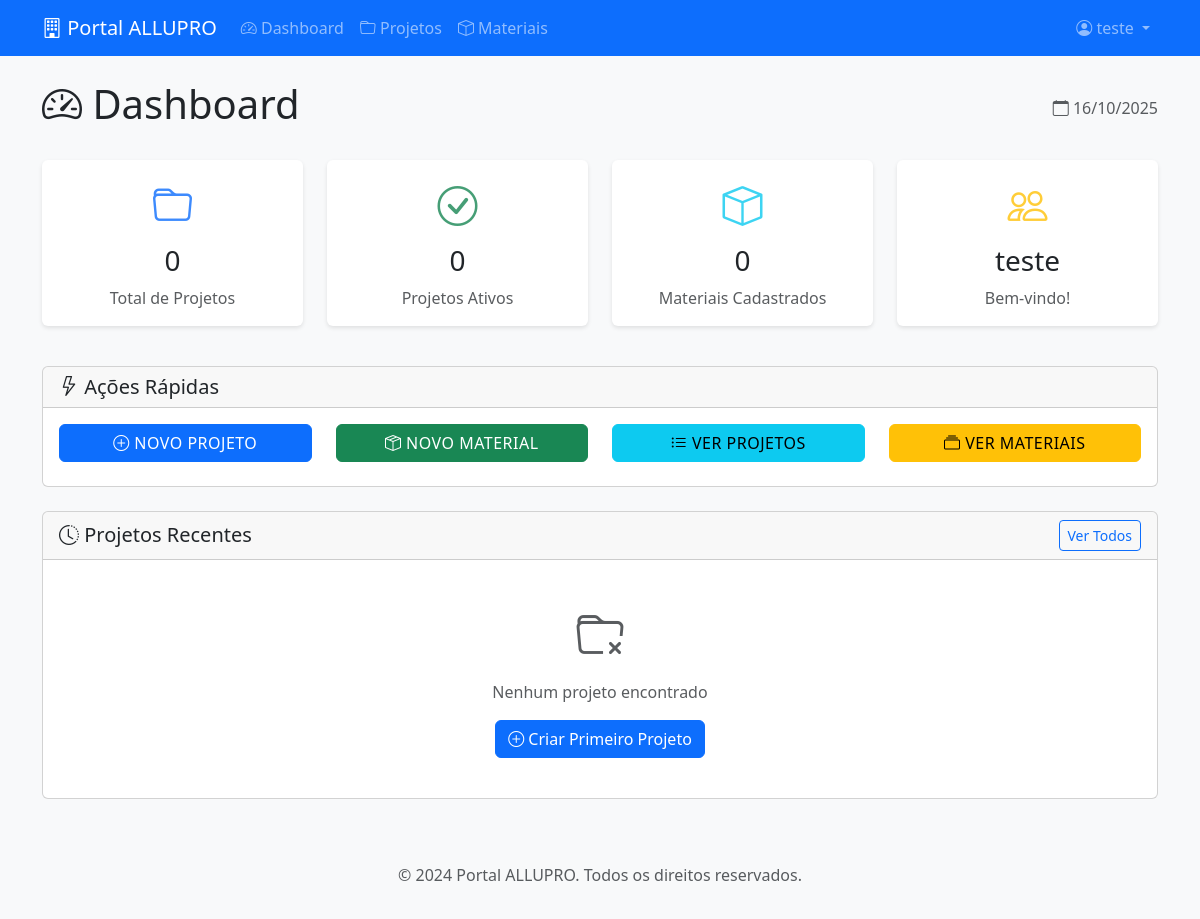
/dashboard (signed in), run on an earlier commit of the app's database.
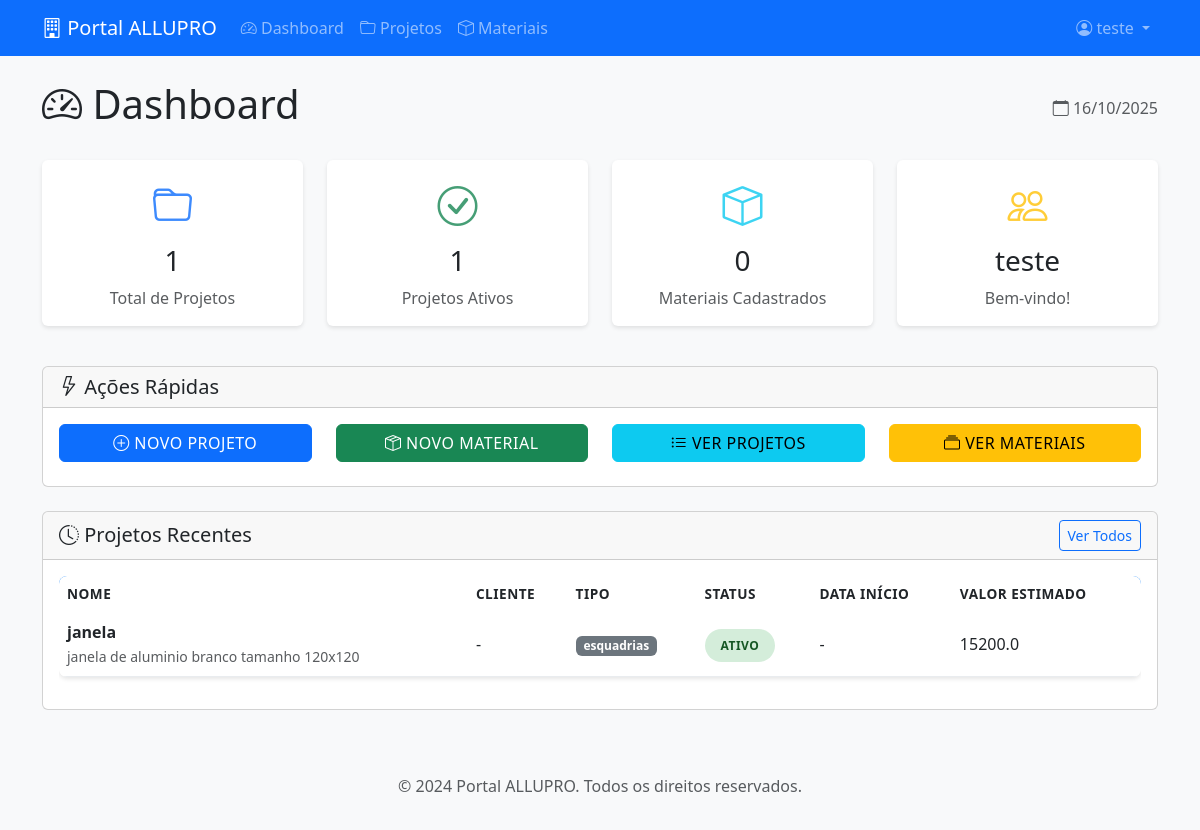
And on a later commit of the database.
### tables this page shows
CREATE TABLE projetos (
            id INTEGER PRIMARY KEY AUTOINCREMENT,
            nome TEXT NOT NULL,
            descricao TEXT,
            cliente_id INTEGER,
            tipo_projeto TEXT NOT NULL,
            status TEXT DEFAULT 'ativo',
            data_inicio DATE,
            data_prevista DATE,
            valor_estimado REAL,
            observacoes TEXT,
            data_criacao TIMESTAMP DEFAULT CURRENT_TIMESTAMP,
            FOREIGN KEY (cliente_id) REFERENCES usuarios (id)
        );

### app.py (the view)
@app.route('/dashboard')
@login_required
def dashboard():
    conn = get_db_connection()
    total_projetos = conn.execute('SELECT COUNT(*) as total FROM projetos').fetchone()['total']
    projetos_ativos = conn.execute("SELECT COUNT(*) as total FROM projetos WHERE status = 'ativo'").fetchone()['total']
    total_materiais = conn.execute('SELECT COUNT(*) as total FROM materiais').fetchone()['total']
    projetos_recentes = conn.execute('''
        SELECT p.*, u.nome as cliente_nome
        FROM projetos p
        LEFT JOIN usuarios u ON p.cliente_id = u.id
        ORDER BY p.data_criacao DESC
        LIMIT 5
    ''').fetchall()
    conn.close()
    return render_template('dashboard.html',
                         total_projetos=total_projetos,
                         projetos_ativos=projetos_ativos,
                         total_materiais=total_materiais,
                         projetos_recentes=projetos_recentes)

### app.py (called while the page is built)
def login_required(f):
    @wraps(f)
    def decorated_function(*args, **kwargs):
        if 'user_id' not in session:
            return redirect(url_for('login'))
        return f(*args, **kwargs)
    return decorated_function

def get_db_connection():
    conn = sqlite3.connect(DATABASE)
    conn.row_factory = sqlite3.Row
    return conn

### templates/dashboard.html (shortened to what this page needs)
{% extends "base.html" %}
{% block content %}
<div class="fade-in">
    <div class="d-flex justify-content-between align-items-center mb-4">
        <h1><i class="bi bi-speedometer2"></i> Dashboard</h1>
        <div class="text-muted">
            <i class="bi bi-calendar"></i> <span id="current-date"></span>
        </div>
    </div>
    <div class="row mb-4">
        <div class="col-md-3 mb-3">
            <div class="card dashboard-card text-center">
                <div class="card-body">
                    <div class="stats-icon text-primary">
                        <i class="bi bi-folder"></i>
                    </div>
                    <h3 class="mt-2">{{ total_projetos }}</h3>
                    <p class="text-muted mb-0">Total de Projetos</p>
                </div>
            </div>
        </div>
        <div class="col-md-3 mb-3">
            <div class="card dashboard-card text-center">
                <div class="card-body">
                    <div class="stats-icon text-success">
                        <i class="bi bi-check-circle"></i>
                    </div>
                    <h3 class="mt-2">{{ projetos_ativos }}</h3>
                    <p class="text-muted mb-0">Projetos Ativos</p>
                </div>
            </div>
        </div>
        <div class="col-md-3 mb-3">
            <div class="card dashboard-card text-center">
                <div class="card-body">
                    <div class="stats-icon text-info">
                        <i class="bi bi-box"></i>
                    </div>
                    <h3 class="mt-2">{{ total_materiais }}</h3>
                    <p class="text-muted mb-0">Materiais Cadastrados</p>
                </div>
            </div>
        </div>
        <div class="col-md-3 mb-3">
            <div class="card dashboard-card text-center">
                <div class="card-body">
                    <div class="stats-icon text-warning">
                        <i class="bi bi-people"></i>
                    </div>
                    <h3 class="mt-2">{{ session.user_name.split()[0] }}</h3>
                    <p class="text-muted mb-0">Bem-vindo!</p>
                </div>
            </div>
        </div>
    </div>
    <div class="row mb-4">
        <div class="col-12">
            <div class="card">
                <div class="card-header">
                    <h5 class="mb-0"><i class="bi bi-lightning"></i> Ações Rápidas</h5>
                </div>
                <div class="card-body">
                    <div class="row">
                        <div class="col-md-3 mb-2">
                            <a href="{{ url_for('projetos_page') }}" class="btn btn-primary btn-modern w-100">
                                <i class="bi bi-plus-circle"></i> Novo Projeto
                            </a>
                        </div>
                        <div class="col-md-3 mb-2">
                            <a href="{{ url_for('materiais_page') }}" class="btn btn-success btn-modern w-100">
                                <i class="bi bi-box-seam"></i> Novo Material
                            </a>
                        </div>
                        <div class="col-md-3 mb-2">
                            <a href="{{ url_for('projetos_page') }}" class="btn btn-info btn-modern w-100">
                                <i class="bi bi-list-ul"></i> Ver Projetos
                            </a>
                        </div>
                        <div class="col-md-3 mb-2">
                            <a href="{{ url_for('materiais_page') }}" class="btn btn-warning btn-modern w-100">
                                <i class="bi bi-collection"></i> Ver Materiais
                            </a>
                        </div>
                    </div>
                </div>
            </div>
        </div>
    </div>
    <div class="row">
        <div class="col-12">
            <div class="card">
                <div class="card-header d-flex justify-content-between align-items-center">
                    <h5 class="mb-0"><i class="bi bi-clock-history"></i> Projetos Recentes</h5>
                    <a href="{{ url_for('projetos_page') }}" class="btn btn-sm btn-outline-primary">
                        Ver Todos
                    </a>
                </div>
                <div class="card-body">
                    {% if projetos_recentes %}
                        <div class="table-responsive">
                            <table class="table table-modern table-hover">
                                <thead>
                                    <tr>
                                        <th>Nome</th>
                                        <th>Cliente</th>
                                        <th>Tipo</th>
                                        <th>Status</th>
                                        <th>Data Início</th>
                                        <th>Valor Estimado</th>
                                    </tr>
                                </thead>
                                <tbody>
                                    {% for projeto in projetos_recentes %}
                                    <tr>
                                        <td>
                                            <strong>{{ projeto.nome }}</strong>
                                            {% if projeto.descricao %}
                                                <br><small class="text-muted">{{ projeto.descricao[:50] }}{% if projeto.descricao|length > 50 %}...{% endif %}</small>
                                            {% endif %}
                                        </td>
                                        <td>{{ projeto.cliente_nome or '-' }}</td>
                                        <td>
                                            <span class="badge bg-secondary">{{ projeto.tipo_projeto }}</span>
                                        </td>
                                        <td>
                                            <span class="status-badge status-{{ projeto.status }}">
                                                {{ projeto.status }}
                                            </span>
                                        </td>
                                        <td>{{ projeto.data_inicio or '-' }}</td>
                                        <td>{{ projeto.valor_estimado or '-' }}</td>
                                    </tr>
                                    {% endfor %}
                                </tbody>
                            </table>
                        </div>
                    {% else %}
                        <div class="text-center text-muted py-4">
                            <i class="bi bi-folder-x" style="font-size: 3rem;"></i>
                            <p class="mt-2">Nenhum projeto encontrado</p>
                            <a href="{{ url_for('projetos_page') }}" class="btn btn-primary">
                                <i class="bi bi-plus-circle"></i> Criar Primeiro Projeto
                            </a>
                        </div>
                    {% endif %}
                </div>
            </div>
        </div>
    </div>
</div>
{% endblock %}

### templates/base.html (shortened to what this page needs)
<!DOCTYPE html>
<html lang="pt-BR">
<head>
    <link href="https://cdn.jsdelivr.net/npm/bootstrap@5.3.0/dist/css/bootstrap.min.css" rel="stylesheet">
    <link href="https://cdn.jsdelivr.net/npm/bootstrap-icons@1.10.0/font/bootstrap-icons.css" rel="stylesheet">
    <link href="{{ url_for('static', filename='css/style.css') }}" rel="stylesheet">
</head>
<body>
    {% if session.user_id %}
    <nav class="navbar navbar-expand-lg navbar-dark bg-primary">
        <div class="container">
            <a class="navbar-brand" href="{{ url_for('dashboard') }}">
                <i class="bi bi-building"></i> Portal ALLUPRO
            </a>
            <div class="collapse navbar-collapse" id="navbarNav">
                <ul class="navbar-nav me-auto">
                    <li class="nav-item">
                        <a class="nav-link" href="{{ url_for('dashboard') }}">
                            <i class="bi bi-speedometer2"></i> Dashboard
                        </a>
                    </li>
                    <li class="nav-item">
                        <a class="nav-link" href="{{ url_for('projetos_page') }}">
                            <i class="bi bi-folder"></i> Projetos
                        </a>
                    </li>
                    <li class="nav-item">
                        <a class="nav-link" href="{{ url_for('materiais_page') }}">
                            <i class="bi bi-box"></i> Materiais
                        </a>
                    </li>
                </ul>
                <ul class="navbar-nav">
                    <li class="nav-item dropdown">
                        <a class="nav-link dropdown-toggle" href="#" id="navbarDropdown" role="button" data-bs-toggle="dropdown">
                            <i class="bi bi-person-circle"></i> {{ session.user_name }}
                        </a>
                    </li>
                </ul>
            </div>
        </div>
    </nav>
    {% endif %}
    <main class="{% if session.user_id %}container mt-4{% endif %}">
        {% block content %}{% endblock %}
    </main>
    {% if session.user_id %}
    <footer class="bg-light text-center text-muted py-3 mt-5">
        <div class="container">
            <p>&copy; 2024 Portal ALLUPRO. Todos os direitos reservados.</p>
        </div>
    </footer>
    {% endif %}
</body>
</html>

### static/css/style.css (style rules this page uses)
:root { --primary-color: #007bff; --secondary-color: #6c757d; --success-color: #28a745; --danger-color: #dc3545; --warning-color: #ffc107; --info-color: #17a2b8; --light-color: #f8f9fa; --dark-color: #343a40; }
body { font-family: 'Segoe UI', Tahoma, Geneva, Verdana, sans-serif; background-color: #f8f9fa; }
.dashboard-card { transition: transform 0.2s ease-in-out; border: none; box-shadow: 0 2px 4px rgba(0,0,0,0.1); }
.stats-icon { font-size: 2.5rem; opacity: 0.8; }
.table-modern { background: white; border-radius: 8px; box-shadow: 0 2px 4px rgba(0,0,0,0.1); overflow: hidden; }
.table-modern thead { background-color: var(--primary-color); color: white; }
.table-modern th { border: none; font-weight: 600; text-transform: uppercase; font-size: 0.85rem; letter-spacing: 0.5px; }
.table-modern td { border-color: #e9ecef; vertical-align: middle; }
.btn-modern { border-radius: 6px; font-weight: 500; text-transform: uppercase; letter-spacing: 0.5px; transition: all 0.2s ease-in-out; }
.status-badge { font-size: 0.75rem; padding: 0.5rem 1rem; border-radius: 20px; font-weight: 600; text-transform: uppercase; letter-spacing: 0.5px; }
.status-ativo { background-color: #d4edda; color: #155724; }
.fade-in { animation: fadeIn 0.5s ease-in; }

What changed in the data, as far as the page shows it:
added projetos: nome "janela", descricao "janela de aluminio branco tamanho 120x120", cliente_nome "-", tipo_projeto "esquadrias", status "ATIVO", data_inicio "-", valor_estimado "15200.0"
Also different on the page:
{{ total_projetos }}: "0" → "1"
{{ projetos_ativos }}: "0" → "1"
text no longer shown: "Nenhum projeto encontrado Criar Primeiro Projeto"
text now shown: "NOME CLIENTE TIPO STATUS DATA INÍCIO VALOR ESTIMADO"
